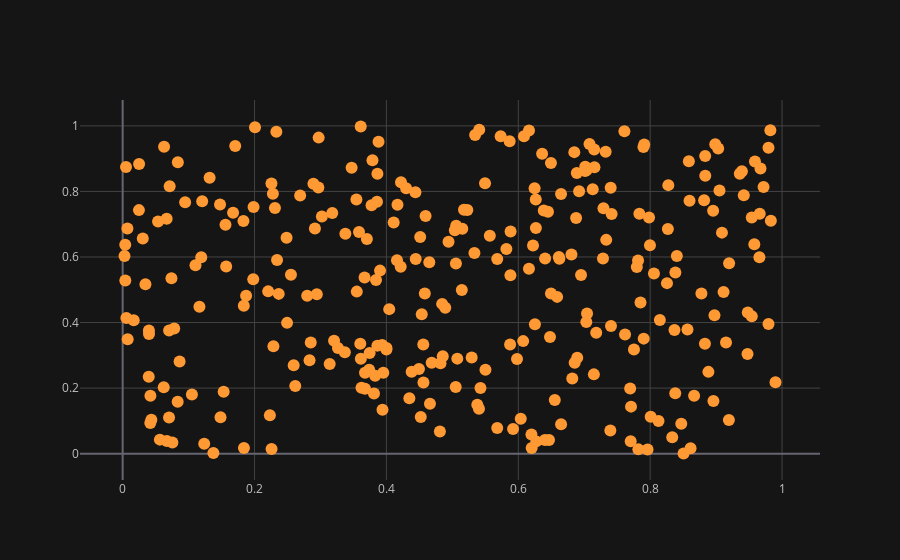

The cell this chart's notebook holds for it:
### Code cell
df.iplot(x='a', y='b', mode='markers')

### Figure 1 — Plotly figure (JSON) as saved in the notebook; plotly's stock layout.template omitted (floating-point values rounded to 4 significant figures; data arrays with more than 128 entries replaced by an {"elided": "..."} marker saying what was removed)
{"data": [{"line": {"color": "rgba(255, 153, 51, 1.0)", "dash": "solid", "shape": "linear", "width": 1.3}, "marker": {"size": 12, "symbol": "circle"}, "mode": "markers", "name": "b", "text": "", "type": "scatter", "x": {"elided": "300 float values"}, "y": {"elided": "300 float values"}}], "layout": {"legend": {"bgcolor": "#151516", "font": {"color": "#D9D9D9"}}, "paper_bgcolor": "#151516", "plot_bgcolor": "#151516", "title": {"font": {"color": "#D9D9D9"}}, "xaxis": {"gridcolor": "#434343", "showgrid": true, "tickfont": {"color": "#C2C2C2"}, "title": {"font": {"color": "#D9D9D9"}, "text": ""}, "zerolinecolor": "#666570"}, "yaxis": {"gridcolor": "#434343", "showgrid": true, "tickfont": {"color": "#C2C2C2"}, "title": {"font": {"color": "#D9D9D9"}, "text": ""}, "zerolinecolor": "#666570"}}}
